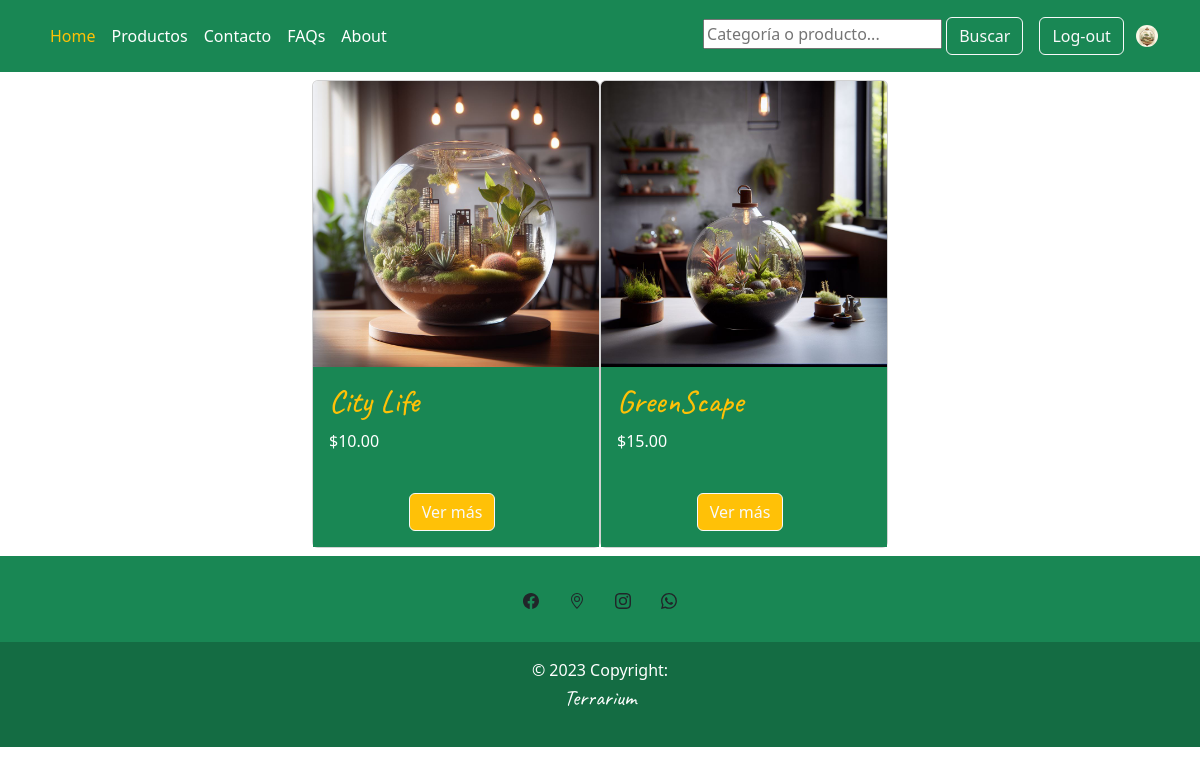
/category/1/ (signed in), run on the app's committed database.
### admin_panel/models.py (models this page shows)
class Product(models.Model):
    name = models.CharField(max_length=150, verbose_name='Nombre')
    price = models.DecimalField(max_digits=10, decimal_places=2, verbose_name='Precio')
    inventory = models.PositiveIntegerField(verbose_name='Inventario')
    description = models.TextField(null=True, verbose_name='Descripción')
    cover = models.ImageField(upload_to= 'products', verbose_name='Imagen del producto')
    created = models.DateTimeField(auto_now_add=True)
    updated = models.DateTimeField(auto_now=True)
    class Meta:
        verbose_name='Producto'
        verbose_name_plural='Productos'
    def __str__(self):
        return self.name

### catalog/views.py (the view)
# urls.py: path('category/<int:pk>/', views.TagProductList.as_view(), name='category'),
class TagProductList(DetailView):
    model = models.Tag
    template_name = 'catalog/category.html'
    context_object_name = 'tag'
    def get_object(self, queryset=None):
       tag_id = self.kwargs['pk']
       return models.Tag.objects.get(pk=tag_id)
    def get_context_data(self, **kwargs):
        context = super().get_context_data(**kwargs)
        context['product_list'] = self.get_object().product_list.all
        return context

### catalog/forms.py
class SearchForm(forms.Form):
    search_query = forms.CharField(
        max_length=100,
        required=False,
        widget=forms.TextInput(attrs={'placeholder': 'Categoría o producto...'}),
        label=''
    )

### store/context_processors.py (called while the page is built)
def search_form(request):
    return {'search_form': SearchForm()}

def avatar(request):
    avatar = None
    if request.user.is_authenticated:
        try:
            profile = Profile.objects.get(user=request.user)
            avatar = profile.avatar.url
        except Profile.DoesNotExist:
            pass
    return {'avatar': avatar}

### catalog/templates/catalog/category.html (shortened to what this page needs)
{% extends 'base.html' %}
{% load static %}
{% block content %}
{% if product_list %}
<div id="product-list" data-product-list="{{ product_list|safe }}" class="d-flex flex-wrap justify-content-center">
  {% include "catalog/custom/custom_product_list.html" with products=product_list %}
</div>
{% endif %}
{% endblock content %}

### catalog/templates/catalog/custom/custom_product_list.html
{% for product in products %}
  <div class="card" style="width: 18rem">
    <img src="{{ product.cover.url }}" class="card-img-top" alt="{{ product.name }}" />
    <div class="card-body bg-success">
      <h3 class="card-text text-warning" style="font-family:'Caveat'; font-size:2em">
        {{ product.name }}
      </h3>
      <p class="card-text text-white">
        ${{ product.price }}
      </p>
      <div class="container text-center">
        <a href="{% url 'product' product.id %}" class="btn btn-outline-light btn-warning me-2 mt-4">Ver más</a>
      </div>
    </div>
  </div>
{% endfor %}

### data on the page
Product: cover (picture), name "City Life", price "10.00"
Product: cover (picture), name "GreenScape", price "15.00"
